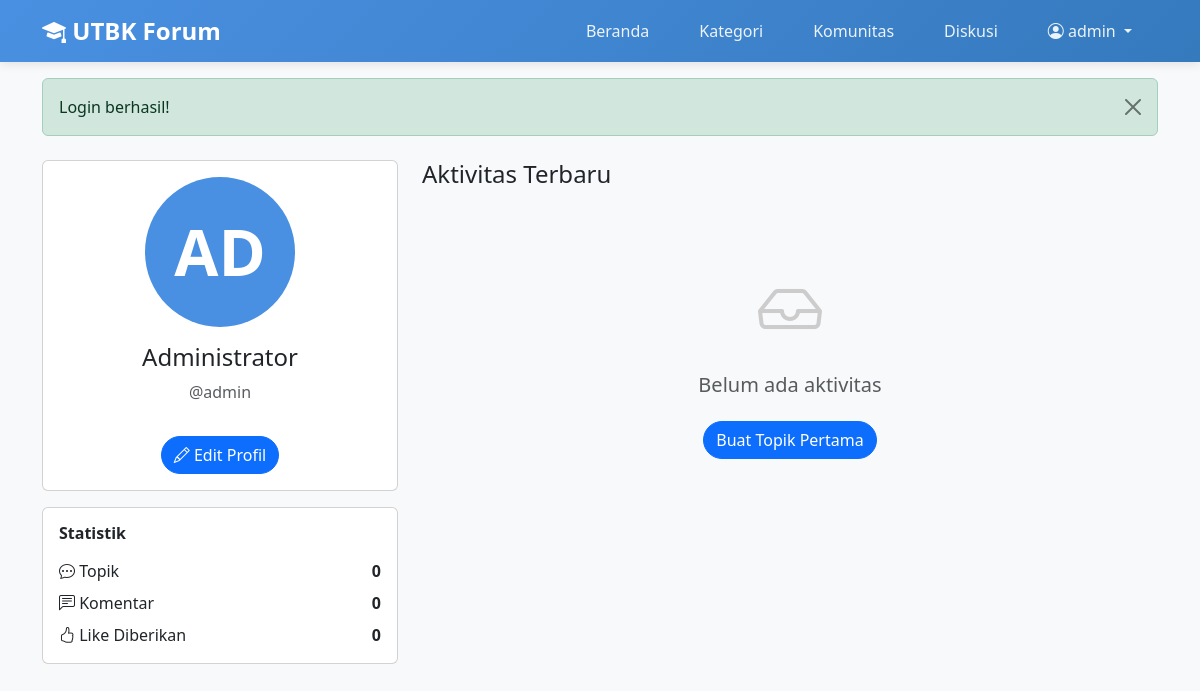
The app's page /profile.php (signed in) with its own data.
### tables this page shows
CREATE TABLE users (
    user_id INT PRIMARY KEY AUTO_INCREMENT,
    username VARCHAR(50) UNIQUE NOT NULL,
    email VARCHAR(100) UNIQUE NOT NULL,
    password VARCHAR(255) NOT NULL,
    full_name VARCHAR(100),
    bio TEXT,
    school VARCHAR(100),
    avatar VARCHAR(255) DEFAULT 'default-avatar.png',
    role ENUM('user', 'admin') DEFAULT 'user',
    is_active BOOLEAN DEFAULT TRUE,
    created_at TIMESTAMP DEFAULT CURRENT_TIMESTAMP,
    last_login TIMESTAMP NULL,
    INDEX idx_username (username),
    INDEX idx_email (email)
);

### config/helpers.php (called while the page is built, shortened)
<?php
function getCurrentUserId() {
    return $_SESSION['user_id'] ?? null;
}
function getUserInitials($name) {
    $words = explode(' ', $name);
    return strtoupper(substr($name, 0, 2));
}
function getFlashMessage() {
    if (isset($_SESSION['flash_message'])) {
        $message = $_SESSION['flash_message'];
        return $message;
    }
    return null;
}
?>

### profile.php (the view, shortened to what this page needs)
<?php
require_once 'config/helpers.php';
$db = Database::getInstance()->getConnection();
$user_id = getCurrentUserId();
$stmt = $db->prepare("SELECT * FROM users WHERE user_id = ?");
$stmt->bind_param("i", $user_id);
$stmt->execute();
$user = $stmt->get_result()->fetch_assoc();
$topic_count = $db->query("SELECT COUNT(*) as count FROM topics WHERE author_id = $user_id")->fetch_assoc()['count'];
$comment_count = $db->query("SELECT COUNT(*) as count FROM comments WHERE user_id = $user_id")->fetch_assoc()['count'];
$like_count = $db->query("SELECT COUNT(*) as count FROM likes WHERE user_id = $user_id")->fetch_assoc()['count'];
?>
<!DOCTYPE html>
<html lang="id">
<head>
    <link href="https://cdn.jsdelivr.net/npm/bootstrap@5.3.0/dist/css/bootstrap.min.css" rel="stylesheet">
    <link rel="stylesheet" href="https://cdn.jsdelivr.net/npm/bootstrap-icons@1.10.0/font/bootstrap-icons.css">
    <link rel="stylesheet" href="css/style.css">
</head>
<body>
    <?php include 'includes/navbar.php'; ?>
    <?php
    $flash = getFlashMessage();
    if ($flash):
    ?>
        <div class="container mt-3">
            <div class="alert alert-<?php echo $flash['type']; ?> alert-dismissible fade show" role="alert">
                <?php echo htmlspecialchars($flash['message']); ?>
                <button type="button" class="btn-close" data-bs-dismiss="alert"></button>
            </div>
        </div>
    <?php endif; ?>
    <section class="container mt-4 mb-5">
        <div class="row">
            <div class="col-md-4 mb-4">
                <div class="card">
                    <div class="card-body text-center">
                        <?php if ($user['avatar'] != 'default-avatar.png' && file_exists('uploads/avatars/' . $user['avatar'])): ?>
                            <img src="uploads/avatars/<?php echo htmlspecialchars($user['avatar']); ?>"
                                 class="rounded-circle mb-3"
                                 style="width: 150px; height: 150px; object-fit: cover;"
                                 alt="Avatar">
                        <?php else: ?>
                            <div class="user-avatar mx-auto mb-3" style="width: 150px; height: 150px; font-size: 4rem;">
                                <?php echo getUserInitials($user['full_name'] ?: $user['username']); ?>
                            </div>
                        <?php endif; ?>
                        <h4><?php echo htmlspecialchars($user['full_name'] ?: $user['username']); ?></h4>
                        <p class="text-muted">@<?php echo htmlspecialchars($user['username']); ?></p>
                        <button class="btn btn-primary rounded-pill mt-3" data-bs-toggle="modal" data-bs-target="#editProfileModal">
                            <i class="bi bi-pencil"></i> Edit Profil
                        </button>
                    </div>
                </div>
                <div class="card mt-3">
                    <div class="card-body">
                        <h6 class="fw-bold mb-3">Statistik</h6>
                        <div class="d-flex justify-content-between mb-2">
                            <span><i class="bi bi-chat-dots"></i> Topik</span>
                            <strong><?php echo $topic_count; ?></strong>
                        </div>
                        <div class="d-flex justify-content-between mb-2">
                            <span><i class="bi bi-chat-left-text"></i> Komentar</span>
                            <strong><?php echo $comment_count; ?></strong>
                        </div>
                        <div class="d-flex justify-content-between">
                            <span><i class="bi bi-hand-thumbs-up"></i> Like Diberikan</span>
                            <strong><?php echo $like_count; ?></strong>
                        </div>
                    </div>
                </div>
            </div>
            <div class="col-md-8">
                <h4 class="mb-4">Aktivitas Terbaru</h4>
                <?php
                $stmt = $db->prepare("
                    SELECT t.*, c.category_name, c.color as category_color
                    FROM topics t
                    LEFT JOIN categories c ON t.category_id = c.category_id
                    WHERE t.author_id = ?
                    ORDER BY t.created_at DESC
                    LIMIT 5
                ");
                $stmt->bind_param("i", $user_id);
                $stmt->execute();
                $recent_topics = $stmt->get_result()->fetch_all(MYSQLI_ASSOC);
                if (empty($recent_topics)):
                ?>
                    <div class="text-center py-5">
                        <i class="bi bi-inbox" style="font-size: 4rem; color: #ccc;"></i>
                        <h5 class="mt-3 text-muted">Belum ada aktivitas</h5>
                        <button class="btn btn-primary mt-3 rounded-pill" data-bs-toggle="modal" data-bs-target="#createTopicModal">
                            Buat Topik Pertama
                        </button>
                    </div>
                <?php endif; ?>
            </div>
        </div>
    </section>
</body>
</html>

### css/style.css (style rules this page uses)
:root { --primary-color: #4A90E2; --secondary-color: #50C878; --dark-color: #2C3E50; --light-bg: #F8F9FA; }
body { font-family: 'Segoe UI', Tahoma, Geneva, Verdana, sans-serif; background-color: var(--light-bg); }
.user-avatar { width: 50px; height: 50px; border-radius: 50%; object-fit: cover; background: var(--primary-color); display: flex; align-items: center; justify-content: center; color: white; font-weight: 600; flex-shrink: 0; }

### records on screen
users: full_name "AD", full_name "Administrator", username "admin"

### other values on screen
$_SESSION['username'] "admin"
$flash['message'] "Login berhasil!"
$topic_count "0"
$comment_count "0"
$like_count "0"
